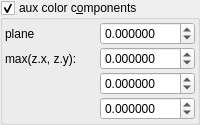
    <widget class="MyGroupBox" name="groupCheck_fold_color_aux_color_enabled">
     <property name="title">
      <string>aux color c&amp;omponents</string>
     </property>
     <property name="checkable">
      <bool>true</bool>
     </property>
     <layout class="QVBoxLayout" name="verticalLayout_11">
      <property name="leftMargin">
       <number>2</number>
      </property>
      <property name="topMargin">
       <number>2</number>
      </property>
      <property name="rightMargin">
       <number>2</number>
      </property>
      <property name="bottomMargin">
       <number>2</number>
      </property>
      <item>
       <layout class="QGridLayout" name="gridLayout_21" columnstretch="0,0">
        <property name="spacing">
         <number>2</number>
        </property>
        <item row="1" column="1">
         <widget class="MyDoubleSpinBox" name="spinbox4_fold_color_difs_0000_x">
          <property name="sizePolicy">
           <sizepolicy hsizetype="Minimum" vsizetype="Maximum">
            <horstretch>0</horstretch>
            <verstretch>0</verstretch>
           </sizepolicy>
          </property>
          <property name="prefix">
           <string/>
          </property>
          <property name="suffix">
           <string/>
          </property>
          <property name="decimals">
           <number>6</number>
          </property>
          <property name="minimum">
           <double>-100.000000000000000</double>
          </property>
          <property name="maximum">
           <double>100.000000000000000</double>
          </property>
          <property name="singleStep">
           <double>0.100000000000000</double>
          </property>
         </widget>
        </item>
        <item row="2" column="1">
         <widget class="MyDoubleSpinBox" name="spinbox4_fold_color_difs_0000_y">
          <property name="sizePolicy">
           <sizepolicy hsizetype="Minimum" vsizetype="Maximum">
            <horstretch>0</horstretch>
            <verstretch>0</verstretch>
           </sizepolicy>
          </property>
          <property name="prefix">
           <string/>
          </property>
          <property name="suffix">
           <string/>
          </property>
          <property name="decimals">
           <number>6</number>
          </property>
          <property name="minimum">
           <double>-100.000000000000000</double>
          </property>
          <property name="maximum">
           <double>100.000000000000000</double>
          </property>
          <property name="singleStep">
           <double>0.100000000000000</double>
          </property>
         </widget>
        </item>
        <item row="3" column="1">
         <widget class="MyDoubleSpinBox" name="spinbox4_fold_color_difs_0000_z">
          <property name="sizePolicy">
           <sizepolicy hsizetype="Minimum" vsizetype="Maximum">
            <horstretch>0</horstretch>
            <verstretch>0</verstretch>
           </sizepolicy>
          </property>
          <property name="prefix">
           <string/>
          </property>
          <property name="suffix">
           <string/>
          </property>
          <property name="decimals">
           <number>6</number>
          </property>
          <property name="minimum">
           <double>-100.000000000000000</double>
          </property>
          <property name="maximum">
           <double>100.000000000000000</double>
          </property>
          <property name="singleStep">
           <double>0.100000000000000</double>
          </property>
         </widget>
        </item>
        <item row="4" column="1">
         <widget class="MyDoubleSpinBox" name="spinbox4_fold_color_difs_0000_w">
          <property name="sizePolicy">
           <sizepolicy hsizetype="Minimum" vsizetype="Maximum">
            <horstretch>0</horstretch>
            <verstretch>0</verstretch>
           </sizepolicy>
          </property>
          <property name="prefix">
           <string/>
          </property>
          <property name="suffix">
           <string/>
          </property>
          <property name="decimals">
           <number>6</number>
          </property>
          <property name="minimum">
           <double>-100.000000000000000</double>
          </property>
          <property name="maximum">
           <double>100.000000000000000</double>
          </property>
          <property name="singleStep">
           <double>0.100000000000000</double>
          </property>
         </widget>
        </item>
        <item row="2" column="0">
         <widget class="QLabel" name="label_55">
          <property name="text">
           <string>max(z.x, z.y):</string>
          </property>
         </widget>
        </item>
        <item row="1" column="0">
         <widget class="QLabel" name="label_53">
          <property name="text">
           <string>plane</string>
          </property>
         </widget>
        </item>
       </layout>
      </item>
     </layout>
    </widget>
